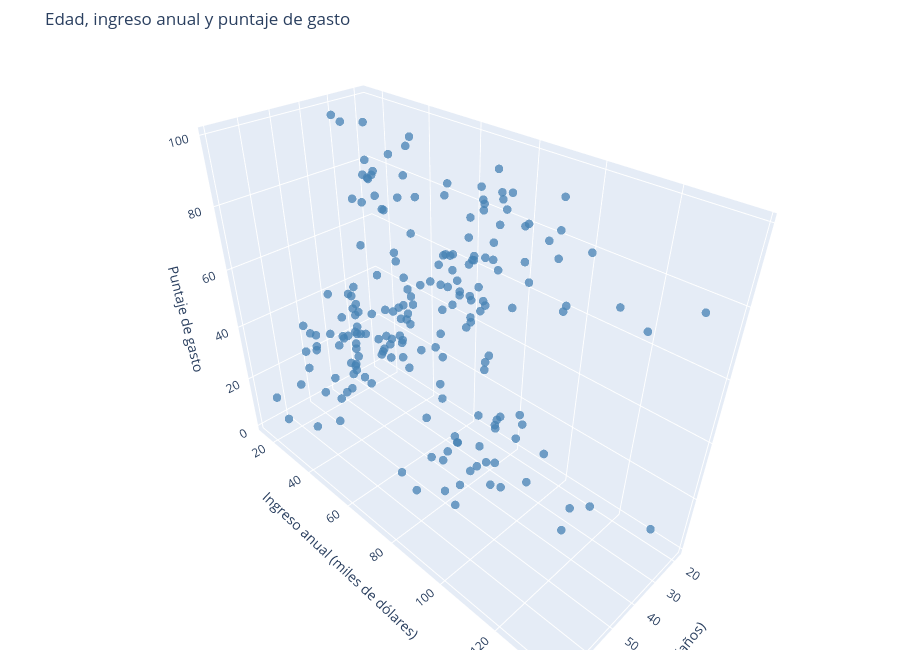

Here is the notebook cell this chart was saved with:
### Code cell
fig.update_layout(
    title='Edad, ingreso anual y puntaje de gasto',
    scene=dict(
        xaxis_title='Edad (años)',
        yaxis_title='Ingreso anual (miles de dólares)',
        zaxis_title='Puntaje de gasto'
    ),
    margin=dict(l=0, r=0, b=0, t=50),
    height=650
)

### Figure 1 — Plotly figure (JSON) as saved in the notebook; plotly's stock layout.template omitted (floating-point values rounded to 4 significant figures; data arrays with more than 128 entries replaced by an {"elided": "..."} marker saying what was removed)
{"data": [{"hovertemplate": "Edad: %{x} años<br>Ingreso anual: %{y} mil dólares<br>Puntaje de gasto: %{z}<extra></extra>", "marker": {"color": "steelblue", "opacity": 0.75, "size": 5}, "mode": "markers", "showlegend": false, "type": "scatter3d", "x": {"elided": "200 int values"}, "y": {"elided": "200 int values"}, "z": {"elided": "200 int values"}}], "layout": {"height": 650, "margin": {"b": 0, "l": 0, "r": 0, "t": 50}, "scene": {"xaxis": {"title": {"text": "Edad (años)"}}, "yaxis": {"title": {"text": "Ingreso anual (miles de dólares)"}}, "zaxis": {"title": {"text": "Puntaje de gasto"}}}, "title": {"text": "Edad, ingreso anual y puntaje de gasto"}}}
